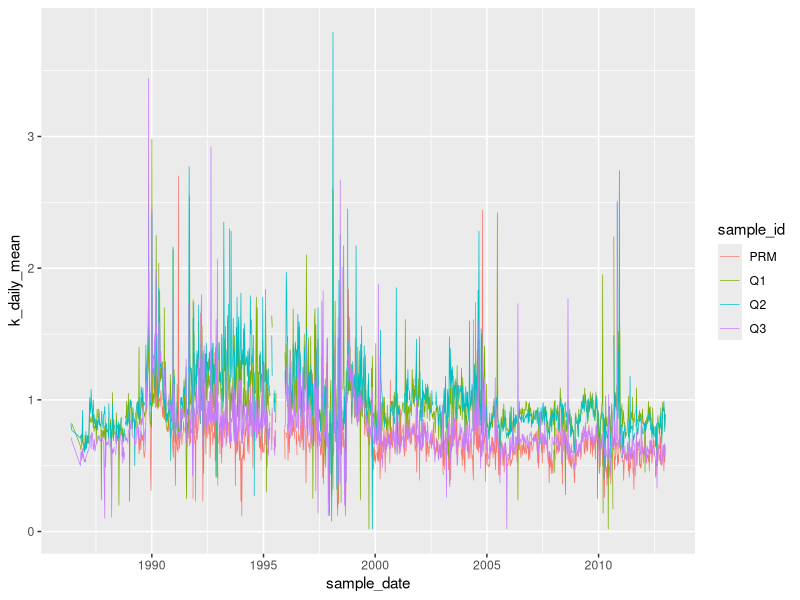

Source code (R):
## ---- chunk 1
knitr::opts_chunk$set(echo = TRUE)
library(tidyverse)
library(here)
## ---- chunk 2
creek_data_combined = read_csv(here("docs", "creek_data_combined.csv"))
## ---- chunk 3
ggplot(data = creek_data_combined, aes(x= sample_date, y= k_daily_mean)) +
  geom_line(aes(color = sample_id), size = .25)
